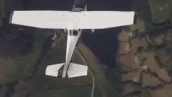
#> input picture cv2_flann_sift_homography_tracker/videos/crop_image_plane.png, 172 x 97 px; the run also reads 1 picture not shown here
$ python object_tracking.py
#> lines starting #> are read from the running program, lines starting #| are printed output that depends on the picture; pictures that were not available may be replaced by others from this repository, and a replacement may not be noted
#> in object_tracking, frame is the input picture: shape (97, 172, 3); mean B, G, R 83.4, 83.9, 86.4

import cv2
import sys
import numpy as np
import time

(major_ver, minor_ver, subminor_ver) = (cv2.__version__).split('.')


def find_homography(img, frame):
    MIN_MATCH_COUNT = 10
    # creating the SIFT algorithm for detecting features
    sift = cv2.xfeatures2d.SIFT_create()
    #sift = cv2.ORB_create()
    # intializing the dictionary
    FLANN_INDEX_KDTREE = 1
    index_params = dict(algorithm = FLANN_INDEX_KDTREE, trees = 5)
    search_params = dict(checks=50)

    # by using Flann feature Matcher
    flann = cv2.FlannBasedMatcher(index_params, search_params)
    #flann = cv2.BFMatcher(cv2.NORM_L1,crossCheck=False)
    #frame = rescale_frame(frame, percent=50)
    # converting the frame into grayscale
    grayframe = cv2.cvtColor(frame, cv2.COLOR_BGR2GRAY)

    # find the keypoints and descriptors with SIFT
    kp_image, desc_image = sift.detectAndCompute(img, None)
#> kp_image = 61 keypoints; strongest (x, y, size): (52, 70, 8.1), (21, 18, 11.5), (124, 18, 11.9), (79, 71, 9.8)
    kp_grayframe, desc_grayframe = sift.detectAndCompute(grayframe, None)
#> kp_grayframe = 63 keypoints; strongest (x, y, size): (52, 70, 8.1), (21, 18, 11.5), (124, 18, 11.9), (79, 71, 9.8)
    matches= flann.knnMatch(desc_image, desc_grayframe, k=2)
#> matches = 61 matches

    # initialize list to keep track of only good points
    good_points=[]
    for m, n in matches:
        #append the points according to distance of descriptors
        if(m.distance < 0.75*n.distance):
            good_points.append(m)
#> this loop made 61 passes
#> after the loop, good_points = 57 matches

    if len(good_points)>MIN_MATCH_COUNT:
        # maintaining list of index of descriptors in query descriptors
        query_pts = np.float32([kp_image[m.queryIdx]
                     .pt for m in good_points]).reshape(-1, 1, 2)
#> query_pts = 57 rows, first 8: [8.56, 15], [20.76, 17.54], [20.76, 17.54], [28.49, 32.25], [47.6, 76.1], [48.42, 43.45], [51.58, 70.33], [52.21, 30.79]

        # maintaining list of index of descriptors in train descriptors
        train_pts = np.float32([kp_grayframe[m.trainIdx]
                     .pt for m in good_points]).reshape(-1, 1, 2)
#> train_pts = 57 rows, first 8: [8.56, 14.92], [20.73, 17.54], [20.73, 17.54], [28.42, 32.23], [47.59, 76.06], [48.41, 43.47], [51.6, 70.33], [52.27, 30.75]

        # finding  perspective transformation between two planes
        matrix, mask = cv2.findHomography(query_pts, train_pts, cv2.RANSAC, 5.0)
#> matrix = [[1, 0.000233, -0.0372], [0.000251, 1, -0.0271], [2.47e-06, 4.51e-07, 1]]; mask = 57 values from 1 to 1

        # ravel function returns contiguous flattened array
        matchesMask = mask.ravel().tolist()
#> matchesMask = 57 values from 1 to 1
        # Perspective transform
        # initializing height and width of the image
        h, w  = img.shape
#> h = 97; w = 172
        # saving all points in pts
        pts = np.float32([[0, 0], [0, h-1], [w-1, h-1], [w-1, 0]]) .reshape(-1, 1, 2)
#> pts = [[0, 0], [0, 96], [171, 96], [171, 0]]
        print("pts", pts)
#| pts [[[  0.   0.]]
#|  [[  0.  96.]]
#|  [[171.  96.]]
#|  [[171.   0.]]]
        # applying perspective algorithm
        dst = cv2.perspectiveTransform(pts, matrix)
#> dst = [[-0.0372, -0.0271], [-0.0148, 96], [171, 96], [171, 0.0158]]

        # using drawing function for the frame
        (x, y, w, h) = cv2.boundingRect(dst)
#> x = -1; y = -1; h = 98
        x_medium = int((x + x + w) / 2)
#> x_medium = 85
        y_medium = int((y + y + h) / 2)
#> y_medium = 48
        cv2.line(frame, (x_medium, 0), (x_medium, 740), (0, 255, 0), 2)
        cv2.line(frame, (0, y_medium), (2040,y_medium), (0, 255, 0), 2)
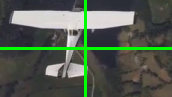
#> frame: shape (97, 172, 3); mean B, G, R 79.5, 92.3, 82.5
        homography = cv2.polylines(frame, [np.int32(dst)], True, (255, 0, 0), 3, cv2.LINE_AA)
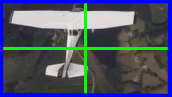
#> homography: shape (97, 172, 3); mean B, G, R 101.8, 85.4, 76.1
        print("homography", homography)
#> (printed output is left out)
        # showing the final output with homography
        cv2.imshow("Homography", homography)
        return (x, y, w, h)


def rescale_frame(frame, percent=75):
    width = int(frame.shape[1] * percent/ 100)
    height = int(frame.shape[0] * percent/ 100)
    dim = (width, height)
    return cv2.resize(frame, dim, interpolation =cv2.INTER_AREA)

def get_tracker():
        # Set up tracker.
    # Instead of MIL, you can also use
    tracker_types = ['BOOSTING', 'MIL','KCF', 'TLD', 'MEDIANFLOW', 'CSRT', 'MOSSE']
    tracker_type = tracker_types[5]

    if int(minor_ver) < 3:
        tracker = cv2.Tracker_create(tracker_type)
    else:
        if tracker_type == 'BOOSTING':
            tracker = cv2.TrackerBoosting_create()
        if tracker_type == 'MIL':
            tracker = cv2.TrackerMIL_create()
        if tracker_type == 'KCF':
            tracker = cv2.TrackerKCF_create()
        if tracker_type == 'TLD':
            tracker = cv2.TrackerTLD_create()
        if tracker_type == 'MEDIANFLOW':
            tracker = cv2.TrackerMedianFlow_create()
        if tracker_type == 'CSRT':
            tracker = cv2.TrackerCSRT_create()
        if tracker_type == 'MOSSE':
            tracker = cv2.TrackerMOSSE_create()
    return (tracker, tracker_type)


def object_tracking(img, video, tracker, tracker_type, selection_type):
    # Exit if video not opened.
    if not video.isOpened():
        print("Could not open video")
        sys.exit()

    # Read first frame.
    ok, frame = video.read()
    if not ok:
        print('Cannot read video file')
        sys.exit()

    if selection_type ==  "ROI":
        bbox = cv2.selectROI(frame, False)
    elif selection_type == "Homography_based":
        bbox = find_homography(img, frame)
#> bbox = (-1, -1, 172, 98)
    print(bbox)
#| (-1, -1, 172, 98)

    # Initialize tracker with first frame and bounding box
    ok = tracker.init(frame, bbox)

    while True:
        # Read a new frame
        ok, frame = video.read()
        if not ok:
            break

        # Start timer
        timer = cv2.getTickCount()

        # Update tracker
        ok, bbox = tracker.update(frame)
#> ok = True; bbox = (36, 21, 97, 55)

        # Calculate Frames per second (FPS)
        fps = cv2.getTickFrequency() / (cv2.getTickCount() - timer);

        # Draw bounding box
        if ok:
            # Tracking success
            p1 = (int(bbox[0]), int(bbox[1]))
#> p1 = (36, 21)
            p2 = (int(bbox[0] + bbox[2]), int(bbox[1] + bbox[3]))
#> p2 = (133, 76)
            cv2.rectangle(frame, p1, p2, (255,0,0), 2, 1)
            (x, y, w, h) = bbox
#> x = 36; y = 21; w = 97; h = 55
            x_medium = int((x + x + w) / 2)
#> x_medium = 84
            y_medium = int((y + y + h) / 2)
#> y_medium = 48
            cv2.line(frame, (x_medium, 0), (x_medium, 840), (0, 255, 0), 2)
            cv2.line(frame, (0, y_medium), (2040, y_medium), (0, 255, 0), 2)
        else :
            # Tracking failure
            cv2.putText(frame, "Tracking failure detected", (100,80), cv2.FONT_HERSHEY_SIMPLEX, 0.75,(0,0,255),2)

        # Display tracker type on frame
        cv2.putText(frame, tracker_type + " Tracker", (100,20), cv2.FONT_HERSHEY_SIMPLEX, 0.75, (0,0,128),2);

        # Display FPS on frame
        cv2.putText(frame, "FPS : " + str(int(fps)), (100,50), cv2.FONT_HERSHEY_SIMPLEX, 0.75, (0,0,128), 2);
        cv2.putText(frame, "Current Time : " + time.ctime() , (100,80), cv2.FONT_HERSHEY_SIMPLEX, 0.75, (0,0,128), 2);
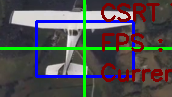
#> frame: shape (97, 172, 3); mean B, G, R 79.6, 79.8, 80.3


        # Display result
        cv2.imshow("Tracking", frame)

        # Exit if ESC pressed
        k = cv2.waitKey(1) & 0xff
#> (key Esc is pressed here)
        if k == 27 : break


if __name__ == '__main__' :
    video = cv2.VideoCapture("./videos/test.mp4")
    img = cv2.imread("./videos/crop_image_plane.png", cv2.IMREAD_GRAYSCALE) #or Img = ""  for ROI based selection type
    (tracker, tracker_type) = get_tracker()
    selection_type = "Homography_based"  #  "Homography_based" or "ROI"
    object_tracking(img, video, tracker, tracker_type, selection_type)
